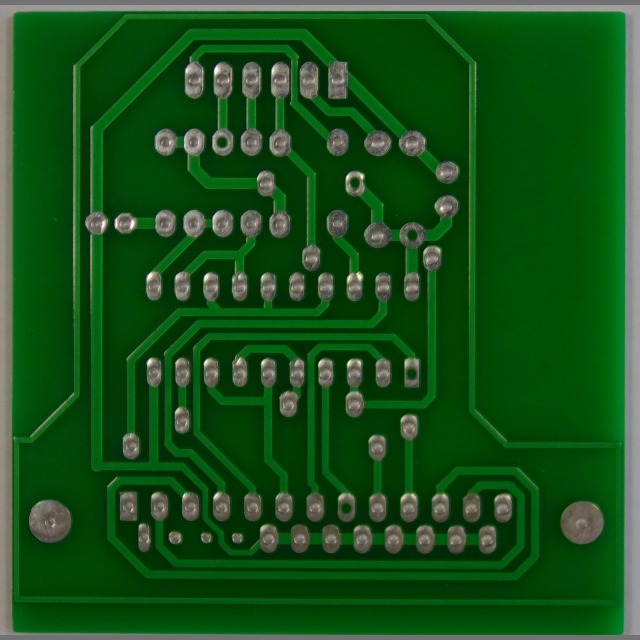
#> input picture data/sample_pcbs/missing_hole_1.jpg, 640 x 640 px
$ python -i detector.py   (imports and definitions only)
#> lines starting #> are read from the running program, lines starting #| are printed output that depends on the picture
#> further down, picture is the input picture: shape (640, 640, 3); mean B, G, R 25.4, 81.2, 22.4
import os
import time
import cv2
import numpy as np
from typing import List, Dict, Any, Tuple, Optional

# [5 lines not run here, left out]


class ModelUnavailableError(RuntimeError):
    """The ONNX model is absent or failed to load, so no verdict is possible.

    Raised by :meth:`PCBDefectDetector.require_model` and by
    :meth:`PCBDefectDetector.infer` when ``strict=True``. A detector that never
    ran must not report PASS: that is the difference between "this board is
    good" and "nobody looked".
    """


def resolve_model_path(provided: Optional[str] = None) -> str:
    """Resolve the canonical ONNX model path.

    Priority: explicit arg -> $MODEL_PATH -> models/yolov8n_pcb_defect.onnx.
    Relative paths are resolved against the project root.
    """
    project_root = os.path.abspath(os.path.join(os.path.dirname(__file__), "../.."))
    candidates: List[str] = []
    if provided:
        candidates.append(provided)
    env_path = os.getenv("MODEL_PATH", "").strip().strip("\"'")
    if env_path:
        candidates.append(env_path)
    candidates += [
        "models/yolov8n_pcb_defect.onnx",
    ]
    for cand in candidates:
        if os.path.isabs(cand):
            if os.path.exists(cand):
                return cand
            continue
        abs_cand = os.path.join(project_root, cand)
        if os.path.exists(abs_cand):
            return abs_cand
        if os.path.exists(cand):
            return os.path.abspath(cand)
    # Nothing found: return the canonical destination (absolute) so
    # error messages / get_model_info() point at the expected location.
    return os.path.join(project_root, "models/yolov8n_pcb_defect.onnx")


class PCBDefectDetector:
    """
    Industrial PCB Defect Detection Engine powered by ONNX Runtime and OpenCV.
    Supports CPU-optimized execution, YOLOv8 NMS postprocessing, and fallback simulation.
    """

    CLASS_NAMES = ["missing_hole", "mouse_bite", "open_circuit", "short_circuit", "spur", "spurious_copper"]

    # Raw training labels (see models/training_data.yaml: `short`) mapped to the
    # canonical names used across the app (simulator, backend, SOP RAG).
    CLASS_ALIASES = {
        "short": "short_circuit",
    }

    COLOR_MAP = {
        "short_circuit": (0, 0, 255),    # Red
        "short": (0, 0, 255),            # Red
        "missing_hole": (0, 165, 255),   # Orange
        "mouse_bite": (0, 255, 255),     # Yellow
        "open_circuit": (255, 0, 255),   # Magenta
        "spur": (255, 140, 0),           # Deep Cyan/Blue
        "spurious_copper": (200, 100, 0)
    }

    def __init__(self, model_path: str = None, conf_threshold: float = None):
        resolved = resolve_model_path(model_path)
        if conf_threshold is None:
            try:
                conf_threshold = float(os.getenv("CONFIDENCE_THRESHOLD", "0.50"))
            except ValueError:
                conf_threshold = 0.50
        self.model_path = resolved
        self.conf_threshold = conf_threshold
        self.session = None
        self.use_onnx = False
        # Why the model is unusable, or None when it loaded. Set by
        # _initialize_engine; read by infer()/render_annotations() so a failed
        # load can never be reported as a clean board.
        self.load_error: Optional[str] = None
        self.input_name = ""
        self.output_name = ""
        self.model_meta: Dict[str, Any] = {}

        self._initialize_engine()

    # [15 lines left out: functions require_model, degraded, not called in this run]

    def _initialize_engine(self):
        """Initializes ONNX Runtime session if the model file is available.

        Every failure path records why in ``self.load_error``. The detector
        still constructs so the UI and simulator keep working, but it must not
        then claim a PASS verdict.
        """
        if os.path.exists(self.model_path):
            try:
                import onnxruntime as ort
                opts = ort.SessionOptions()
                opts.graph_optimization_level = ort.GraphOptimizationLevel.ORT_ENABLE_ALL
                # Use available CPU cores (cloud 2-vCPU target: 2 threads; local: more).
                try:
                    opts.intra_op_num_threads = max(2, (os.cpu_count() or 2) // 2)
                except Exception:
                    opts.intra_op_num_threads = 2
                self.session = ort.InferenceSession(self.model_path, opts, providers=["CPUExecutionProvider"])
                self.input_name = self.session.get_inputs()[0].name
                self.output_name = self.session.get_outputs()[0].name
                self.use_onnx = True
                self.model_meta = {
                    "input_name": self.input_name,
                    "input_shape": [int(d) if isinstance(d, int) else str(d) for d in self.session.get_inputs()[0].shape],
                    "output_name": self.output_name,
                    "output_shape": [int(d) if isinstance(d, int) else str(d) for d in self.session.get_outputs()[0].shape],
                }
                print(f"[Detector] Successfully loaded ONNX model from {self.model_path}")
            except Exception as e:
                self.use_onnx = False
                self.load_error = f"ONNX load failed: {type(e).__name__}: {e}"
                print(f"[Detector] {self.load_error}. No defect verdict is possible.")
        else:
            self.use_onnx = False
            self.load_error = f"model file not found: {self.model_path}"
            print(f"[Detector] {self.load_error}. No defect verdict is possible.")

    def normalize_class(self, raw_name: str) -> str:
        """Maps raw training labels to canonical defect names (short -> short_circuit)."""
        return self.CLASS_ALIASES.get(raw_name, raw_name)

    # [128 lines left out: functions get_model_info, letterbox, preprocess, _postprocess_yolov8, not called in this run]

    def infer(self, frame: np.ndarray, ground_truth_defects: List[Dict[str, Any]] = None,
              strict: bool = False) -> Tuple[np.ndarray, List[Dict[str, Any]], Optional[float]]:
        """
        Runs defect detection on an input image.

        Returns:
            annotated_frame: Image with bounding boxes and HUD.
            detections: List of defect detections, or None when no verdict could
                be reached -- None is deliberately distinct from [], which means
                "inspected, no defects found". None is returned in BOTH
                no-verdict cases: the model is unavailable, and the quality
                gate rejected the frame. Neither is evidence about the board.
            latency_ms: Inference time in milliseconds, or None when no
                inference ran. Never a fabricated placeholder.

        `strict=True` raises ModelUnavailableError instead of returning a
        no-verdict result, for callers that must not continue without a model.
        """
#> called with strict = False
        start_time = time.perf_counter()
        detections = []
        h, w = frame.shape[:2]
#> h = 640; w = 640

        ALLOW_GT = os.getenv("ALLOW_GT_FALLBACK", "false").lower() == "true"
        if self.use_onnx and self.session is not None:
            from src.vision.quality import check_frame
            q = check_frame(frame)
            if not q["ok"]:
                # P0-02: a rejected frame is an INSPECTION FAILURE, not a clean
                # board. It used to return `[]` here, which every consumer reads
                # as "inspected, no defects found": the UI wrote a clean
                # telemetry row (resetting the 3-consecutive-defect trigger),
                # PatchDetector merged it into an empty aggregate, and the HUD
                # painted a green PASS. An unusable observation was therefore
                # reported as a negative result -- a false negative produced by
                # the failure of the evidence-gathering step itself.
                #
                # `None` is the no-verdict value the docstring already defines,
                # so consumers that handle "model unavailable" already handle
                # this correctly. latency_ms is reported because the measurement
                # was genuinely taken; the annotation is explicitly UNKNOWN so
                # the HUD cannot render a PASS.
                print(f"[Detector] reject frame: {q['reason']} lap_var={q['laplacian_var']:.1f} bright={q['brightness']:.1f}")
                latency_ms = (time.perf_counter() - start_time) * 1000.0
                annotated = self.render_annotations(
                    frame.copy(), [], latency_ms,
                    status="UNKNOWN", detail=f"frame rejected: {q['reason']}",
                )
                return annotated, None, latency_ms
            blob = self.preprocess(frame)
            raw_outputs = self.session.run([self.output_name], {self.input_name: blob})[0]
            detections = self._postprocess_yolov8(raw_outputs, orig_w=w, orig_h=h)
            if not detections and ground_truth_defects and ALLOW_GT:
                detections = ground_truth_defects
        else:
            # No model. This used to sleep 25 ms and return an empty list, which
            # render_annotations then labelled "STATUS: PASS (NO DEFECTS)" with
            # a fabricated "ONNX CPU: 25.0ms" HUD line -- a clean bill of
            # health for a detector that never ran. Report UNKNOWN instead.
            load_error = getattr(self, "load_error", None) or "model not loaded"
            if strict:
                raise ModelUnavailableError(load_error)
            latency_ms = (time.perf_counter() - start_time) * 1000.0
            print(f"[Detector] no verdict: {load_error}")
            annotated = self.render_annotations(
                frame.copy(), [], None, status="UNKNOWN", detail=load_error
            )
            return annotated, None, None

        latency_ms = (time.perf_counter() - start_time) * 1000.0
        annotated_frame = self.render_annotations(frame.copy(), detections, latency_ms)

        return annotated_frame, detections, latency_ms

    def render_annotations(self, img: np.ndarray, detections: List[Dict[str, Any]],
                           latency_ms: Optional[float], status: Optional[str] = None,
                           detail: Optional[str] = None) -> np.ndarray:
        """Draws bounding boxes, defect labels, and telemetry HUD on the image.

        `latency_ms` of None means no inference ran; the HUD then says so
        instead of printing a number. `status` of "UNKNOWN" renders the
        no-verdict banner, which is deliberately not a PASS.
        """
#> called with status = 'UNKNOWN'
        no_verdict = status == "UNKNOWN" or latency_ms is None
        fps = (1000.0 / latency_ms) if (latency_ms and latency_ms > 0) else None

        # Draw Telemetry HUD Banner
        cv2.rectangle(img, (10, 10), (320, 60), (0, 0, 0), -1)
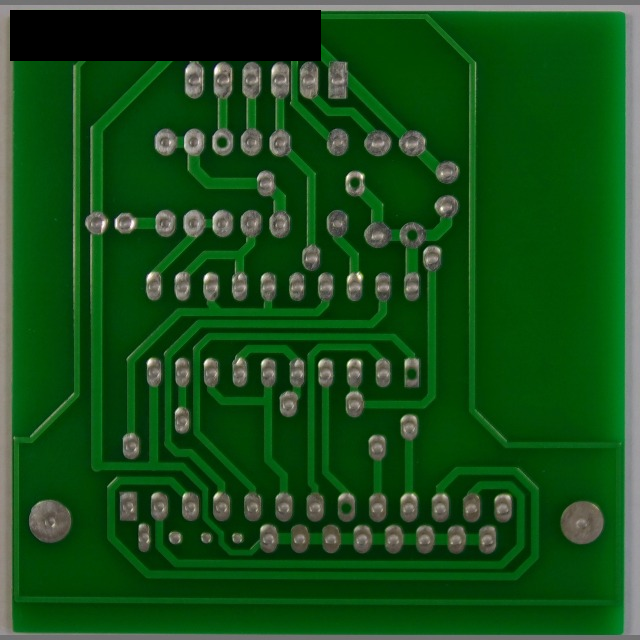
#> img: shape (640, 640, 3); mean of channels 0, 1, 2 24.7, 78, 22; drawn as B, G, R
        if no_verdict:
            banner = (0, 165, 255)  # amber: unknown, not a pass
        else:
            banner = (0, 255, 0) if len(detections) == 0 else (0, 0, 255)
        cv2.rectangle(img, (10, 10), (320, 60), banner, 2)
        if no_verdict:
            status_text = "STATUS: UNKNOWN (NO VERDICT)"
        elif len(detections) == 0:
            status_text = "STATUS: PASS (NO DEFECTS)"
        else:
            status_text = f"STATUS: DEFECT DETECTED ({len(detections)})"
        cv2.putText(img, status_text, (20, 32), cv2.FONT_HERSHEY_SIMPLEX, 0.45, (255, 255, 255), 1)
        if fps is None:
            perf_text = "INFERENCE: NOT RUN (model unavailable)"
        else:
            perf_text = f"ONNX CPU: {latency_ms:.1f}ms | {fps:.1f} FPS"
        cv2.putText(img, perf_text, (20, 52), cv2.FONT_HERSHEY_SIMPLEX, 0.40, (180, 255, 180), 1)
        if no_verdict and detail:
            cv2.putText(img, "DETECTION UNAVAILABLE", (10, 78), cv2.FONT_HERSHEY_SIMPLEX, 0.42, (0, 165, 255), 1)
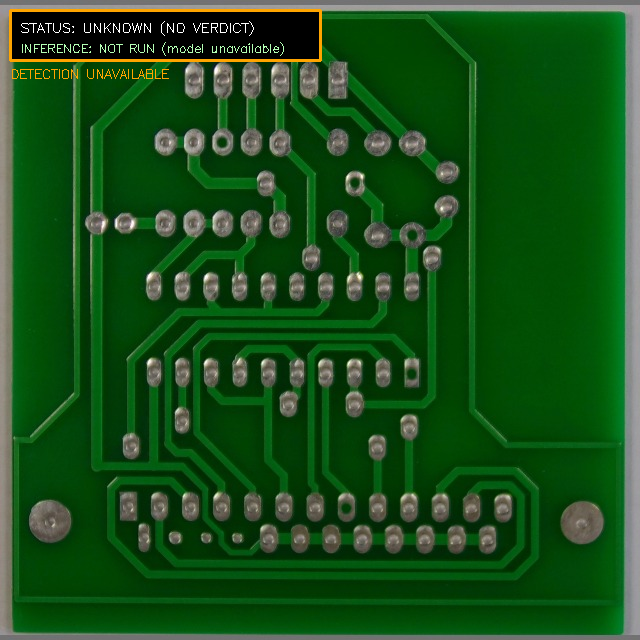
#> img: shape (640, 640, 3); mean of channels 0, 1, 2 25.2, 79.4, 24.1; drawn as B, G, R

        # Draw Defect Bounding Boxes
        for det in detections:
            cls_name = det.get("class", "defect")
            conf = det.get("confidence", 0.90)
            x1, y1, x2, y2 = det.get("bbox", [100, 100, 200, 200])

            color = self.COLOR_MAP.get(cls_name, (0, 0, 255))
            cv2.rectangle(img, (int(x1), int(y1)), (int(x2), int(y2)), color, 2)

            label = f"{cls_name.upper()}: {conf * 100:.1f}%"
            (tw, th), _ = cv2.getTextSize(label, cv2.FONT_HERSHEY_SIMPLEX, 0.45, 1)
            cv2.rectangle(img, (int(x1), max(0, int(y1) - 18)), (int(x1) + tw + 6, int(y1)), color, -1)
            cv2.putText(img, label, (int(x1) + 3, int(y1) - 4), cv2.FONT_HERSHEY_SIMPLEX, 0.45, (255, 255, 255), 1)

        return img

>>> import cv2
>>> picture = cv2.imread('../../data/sample_pcbs/missing_hole_1.jpg')
>>> result = PCBDefectDetector().infer(picture)

$ run again, on data/sample_pcbs/missing_hole_2.jpg
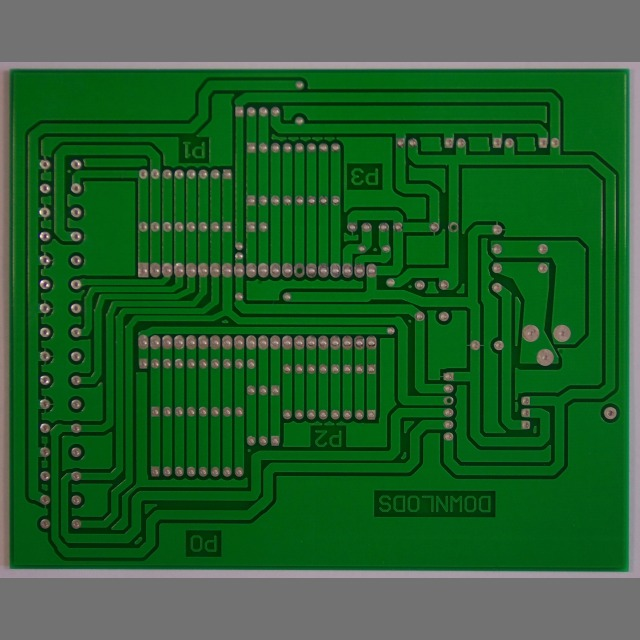
#> input picture data/sample_pcbs/missing_hole_2.jpg, 640 x 640 px
#> picture is the input picture: shape (640, 640, 3); mean B, G, R 47, 95.6, 38.4
#> in render_annotations, `cv2.rectangle(img, (10, 10), (320, 60), (0, 0, 0), -1)`:
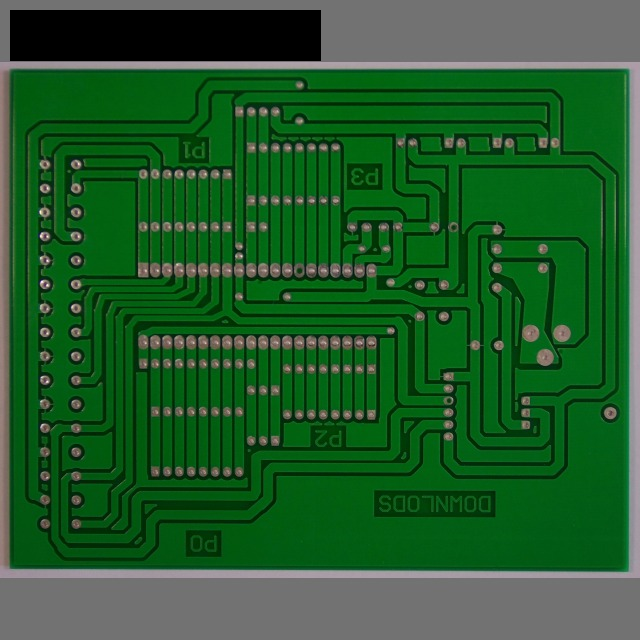
#> img: shape (640, 640, 3); mean of channels 0, 1, 2 42.6, 91.2, 33.9; drawn as B, G, R
#> in render_annotations, `cv2.putText(img, "DETECTION UNAVAILABLE", (10, 78), cv2.FONT_HERSHEY_S..`:
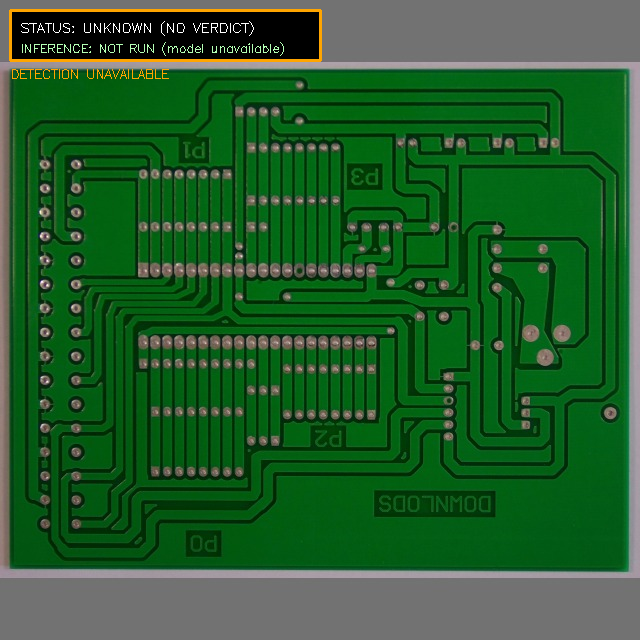
#> img: shape (640, 640, 3); mean of channels 0, 1, 2 43, 92.7, 36; drawn as B, G, R

$ run again, on data/sample_pcbs/mouse_bite_1.jpg
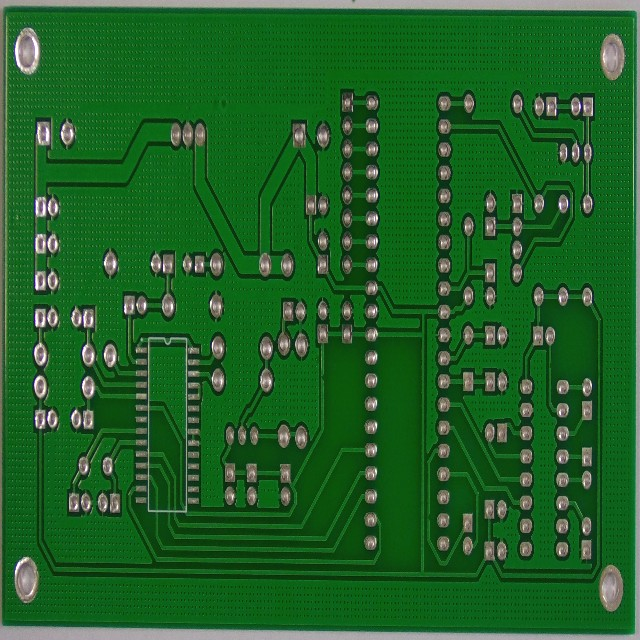
#> input picture data/sample_pcbs/mouse_bite_1.jpg, 640 x 640 px
#> picture is the input picture: shape (640, 640, 3); mean B, G, R 38.6, 97.5, 31.8
#> in render_annotations, `cv2.rectangle(img, (10, 10), (320, 60), (0, 0, 0), -1)`:
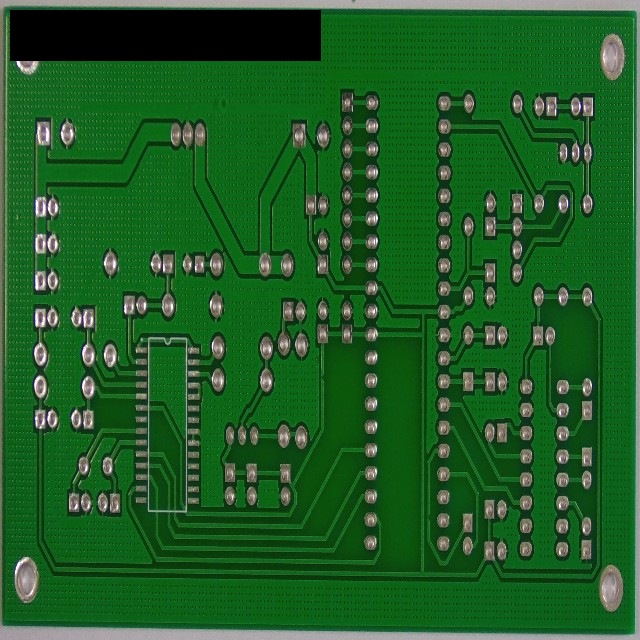
#> img: shape (640, 640, 3); mean of channels 0, 1, 2 37.3, 93.5, 30.9; drawn as B, G, R
#> in render_annotations, `cv2.putText(img, "DETECTION UNAVAILABLE", (10, 78), cv2.FONT_HERSHEY_S..`:
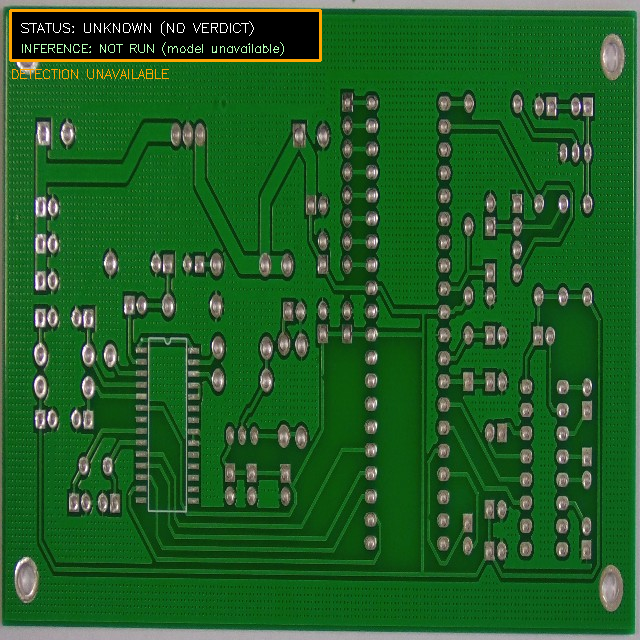
#> img: shape (640, 640, 3); mean of channels 0, 1, 2 37.8, 95, 33.1; drawn as B, G, R
